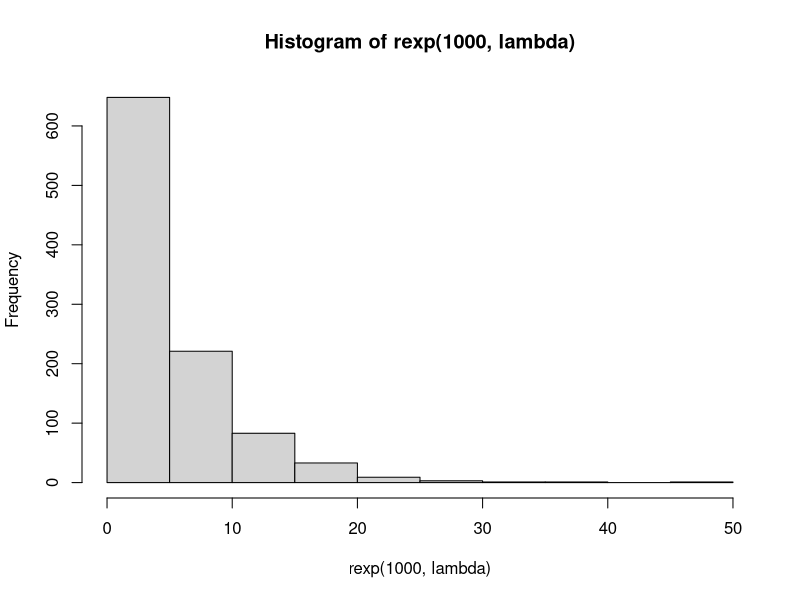
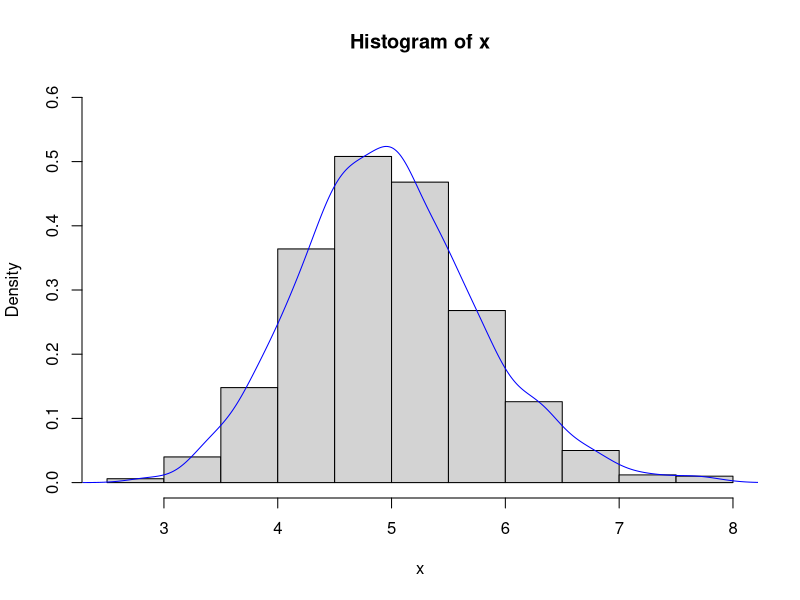
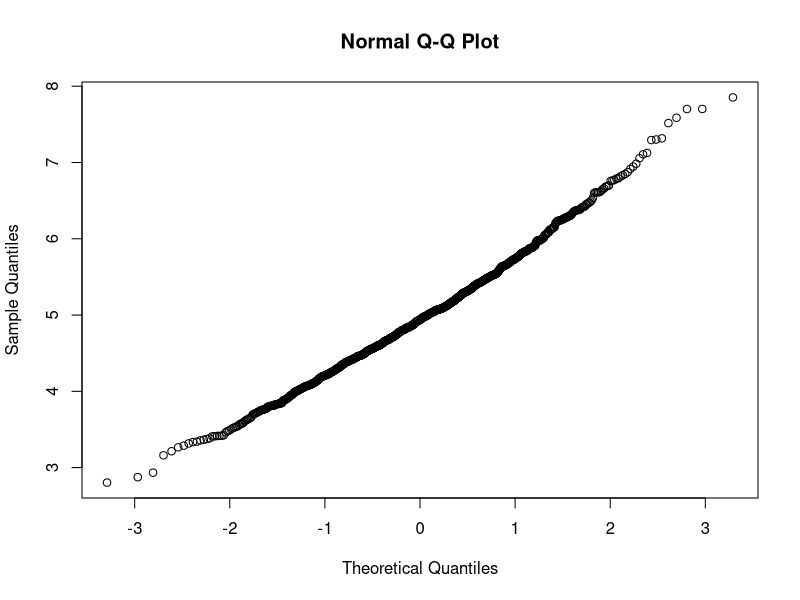
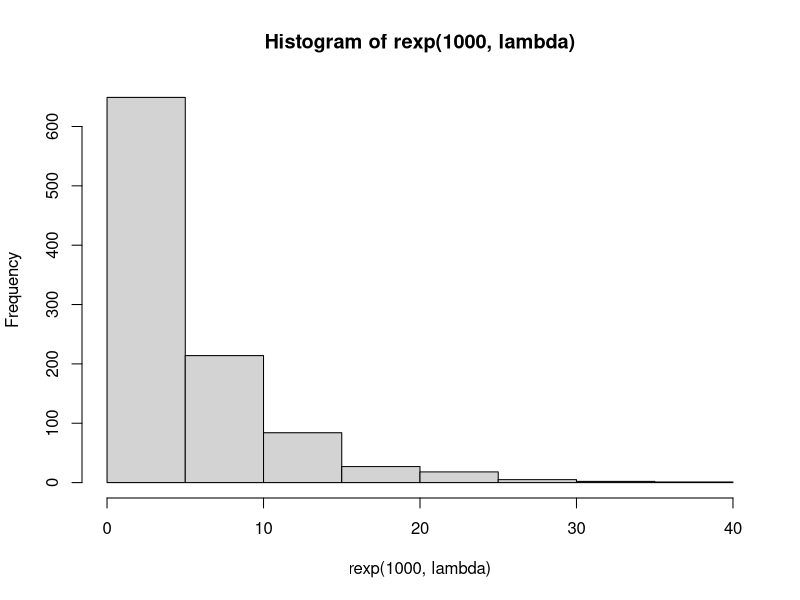
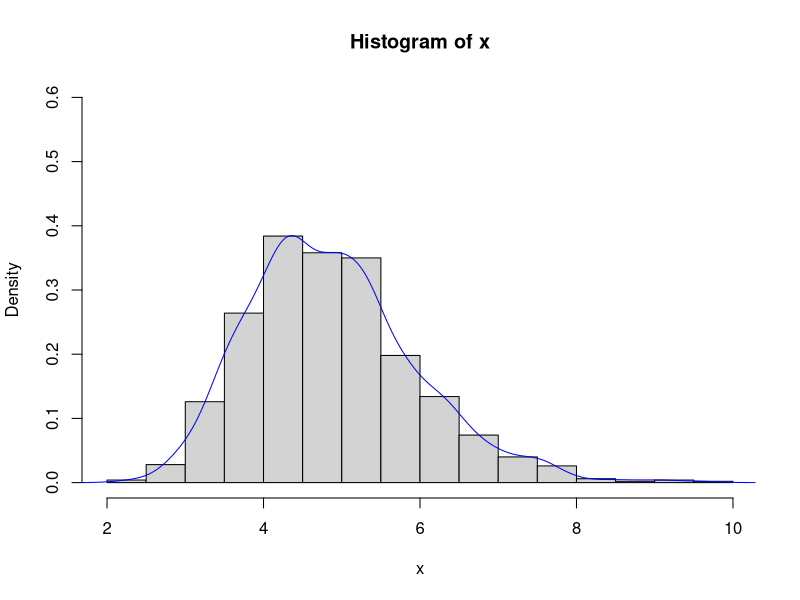
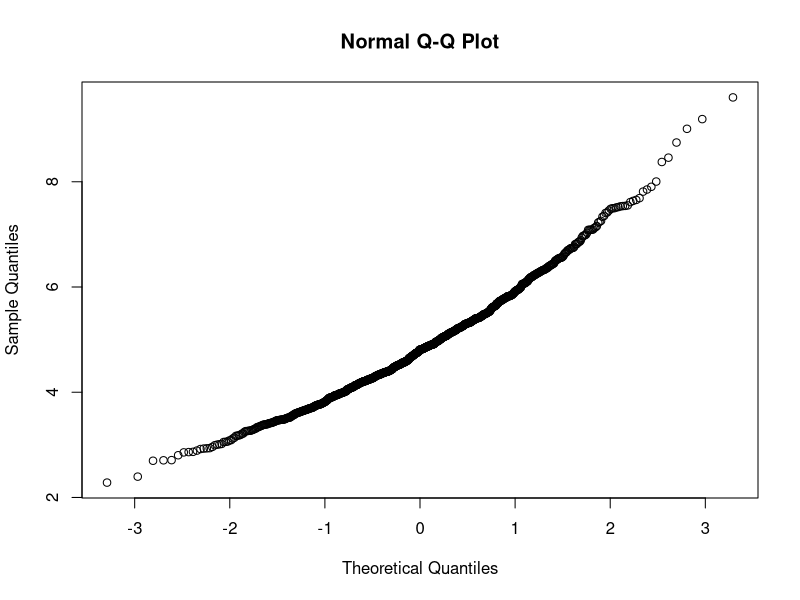

These figures' R source, in order:
# relevant functions ---------------------
dataprep = function (lambda, samps, sims)
{
  x= matrix(data= rexp(samps*sims, lambda), nrow= sims, ncol= samps)
  mns= apply(x,1,mean)
  sds= apply(x,1,sd)
  return(list(mns,sds))
}

comparePlots = function(x, lambda, inpStr)
{
  print(paste('Plotting 1000 samples from an exponential distribution with lambda=', lambda))
  hist(x= rexp(1000, lambda))
  
  print(paste("Plotting distribution of ", inpStr))
  hist(x, prob= T, ylim= c(0,0.6))
  lines(density(x), col= 'blue')  
  
  print(paste("Plotting qq-plot of ", inpStr))
  qqnorm(x)
#   abline(0,1)
}

# MAIN ------------------------

lambda= 0.2

dt= dataprep(lambda, samps= 40, sims= 1000)
mns= dt[[1]]; sds= dt[[2]]

print(paste("Mean of the sample distribution of means is ", round(mean(mns),3) , 
            "while the theoretical mean is ", (1/lambda) )) 
print(paste("Mean of the sample distribution of variance is ", (round(mean(sds),3))^2 , 
            "while the theoretical variance is ", (1/lambda)^2 )) 

pdf(file= 'sample_means.pdf', )
comparePlots(mns, lambda, inpStr= 'sample means')
dev.off()

pdf(file= 'sample_stdevs.pdf')
comparePlots(sds, lambda, inpStr= 'sample standard deviations')
dev.off()